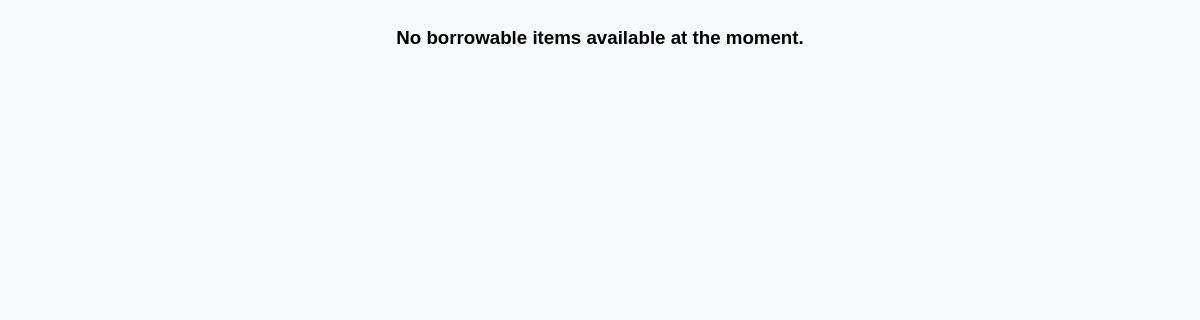
Before: /DashboardBorrower/bwerdashboardpage.php with the older database file.
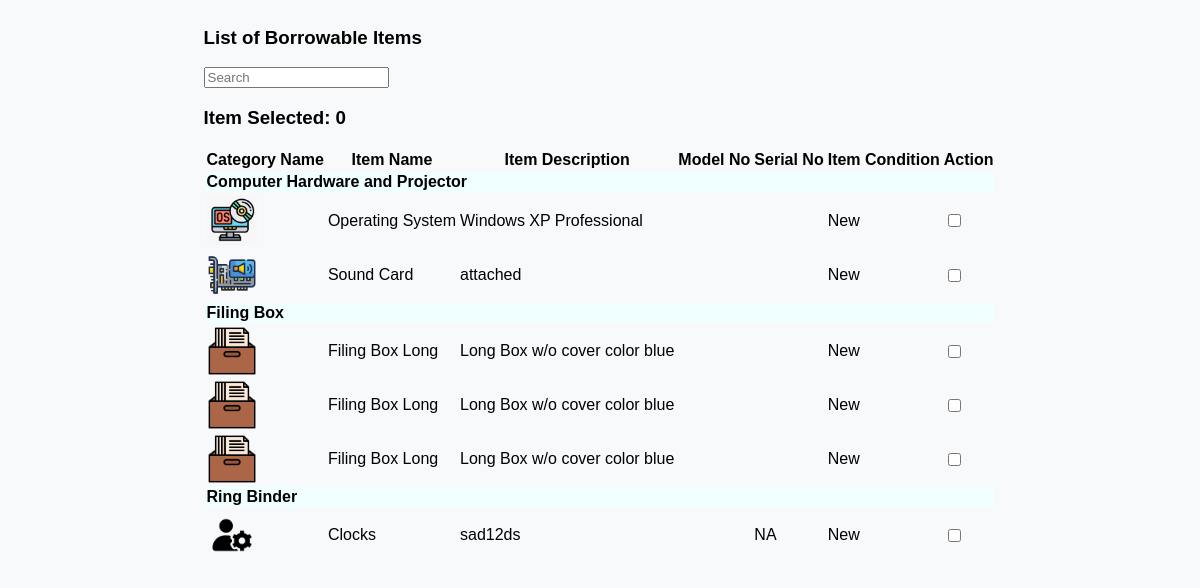
After: the same page with the newer database file.
### tables this page shows
CREATE TABLE `tblitembrand` (
  `id` int(11) NOT NULL,
  `staffid` int(11) NOT NULL,
  `staffname` varchar(50) NOT NULL,
  `itembrand` varchar(50) NOT NULL,
  `categoryname` varchar(50) NOT NULL,
  `subcategoryname` varchar(50) NOT NULL,
  `borrowable` varchar(50) NOT NULL,
  `remarks` varchar(50) NOT NULL,
  `modelno` varchar(50) NOT NULL,
  `serialno` varchar(50) NOT NULL,
  `unitcost` decimal(10,0) NOT NULL,
  `status` varchar(50) NOT NULL,
  `itemcondition` varchar(50) NOT NULL,
  `datetimeadded` datetime NOT NULL,
  `assignfor` varchar(50) DEFAULT NULL,
  `datepurchased` date NOT NULL
);

### DashboardBorrower/bwerdashboardpage.php (the view, shortened to what this page needs)
<?php
include('bwerfunctions.php');
$queryitems = "SELECT * FROM tblitembrand WHERE borrowable = 'Yes' AND status = 'Available' ORDER BY categoryname, subcategoryname, itembrand";
$resultitems = mysqli_query($con, $queryitems);
mysqli_data_seek($resultitems, 0);
?>
<main class="ccs-main-container">
    <div class="container mt-1">
        <div class="row">
            <?php
            if (mysqli_num_rows($resultitems) > 0) {
                echo '
                <div class="d-flex justify-content-between mb-1">
                    <h3 class="text-start"><i class="fas fa-tachometer-alt me-2"></i>List of Borrowable Items</h3>
                    <div class="text-end">
                        <input type="text" class="form-control search-input mb-1" placeholder="Search" name="search" id="searchInput">
                    </div>
                </div>
                <div class="row">
                    <div class="col-md-6">
                        <h3 class="text-start">Item Selected: <span id="selectedItemCount">0</span></h3>
                    </div>
                    <div class="col-md-6 text-end">
                        <a href="#" id="reserveButton" class="btn btn-danger mb-1" style="display: none;">Reserve</a>
                        <a href="#" id="borrowButton" class="btn btn-success mb-1" style="display: none;">Borrow</a>
                    </div>
                </div>
                <div class="row table-responsive">
                    <table class="table">
                        <thead class="table-dark">
                            <tr>
                                <th scope="col">Category Name</th>
                                <th scope="col">Item Name</th>
                                <th scope="col">Item Description</th>
                                <th scope="col">Model No</th>
                                <th scope="col">Serial No</th>
                                <th scope="col">Item Condition</th>
                                <th scope="col">Action</th>
                            </tr>
                        </thead>
                        <tbody>';
                            $currentCategory = null;
                            while ($row = mysqli_fetch_assoc($resultitems)) {
                                if ($currentCategory != $row['categoryname']) {
                                    echo "<tr class='category-row'>
                                            <td colspan='8' style='background-color: azure;'><strong>{$row['categoryname']}</strong></td>
                                        </tr>";
                                    $currentCategory = $row['categoryname'];
                                }
                                echo "<tr class='item-details-row' data-id='{$row['id']}'>";
                                $imagePath = '../DashboardCCSStaff/inventory/SubcategoryItemsimages/' . $row['subcategoryname'] . '.png';
                                if (file_exists($imagePath)) {
                                    echo "<td><img src='{$imagePath}' alt='Subcategory Image' width='50'></td>";
                                } else {
                                    echo "<td><img src='/inventory/SubcategoryItemsimages/defaultimageitem.png' alt='Default Image' width='50'></td>";
                                }
                                echo "<td>{$row['subcategoryname']}</td>";
                                echo "<td>{$row['itembrand']}</td>";
                                echo "<td class='text-center'>{$row['modelno']}</td>";
                                echo "<td class='text-center'>{$row['serialno']}</td>";
                                echo "<td class='text-center'>";
                                switch ($row['itemcondition']) {
                                    case 'New':
                                        echo "<span class='badge bg-success fa-1x' title='New: The item is brand new and has never been used.'>New</span>";
                                        break;
                                }
                                echo "</td>";
                                echo "<td><input type='checkbox'></td>";
                                echo "</tr>";
                            }
                        echo '
                        </tbody>
                    </table>
                </div>';
            } else {
                echo '<div class="text-center">
                        <h3>No borrowable items available at the moment.</h3>
                      </div>';
            }
            ?>
        </div>
    </div>
</main>

Changed rows visible on the page:
now on this page (row edited): tblitembrand: categoryname "Computer Hardware and Projector", subcategoryname (picture), subcategoryname "Operating System", itembrand "Windows XP Professional", itemcondition "New"
now on this page (row edited): tblitembrand: subcategoryname (picture), subcategoryname "Sound Card", itembrand "attached", itemcondition "New"
now on this page (row edited): tblitembrand: categoryname "Filing Box", subcategoryname (picture), subcategoryname "Filing Box Long", itembrand "Long Box w/o cover color blue", itemcondition "New"
now on this page (row edited): tblitembrand: subcategoryname (picture), subcategoryname "Filing Box Long", itembrand "Long Box w/o cover color blue", itemcondition "New"
now on this page (row edited): tblitembrand: subcategoryname (picture), subcategoryname "Filing Box Long", itembrand "Long Box w/o cover color blue", itemcondition "New"
added tblitembrand: categoryname "Ring Binder", subcategoryname (picture), subcategoryname "Clocks", itembrand "sad12ds", serialno "NA", itemcondition "New"
Other visible differences:
text no longer shown: "No borrowable items available at the moment."
text now shown: "List of Borrowable Items Item Selected: 0 Category Name Item Name Item Description Model No Serial No Item Condition Action"
